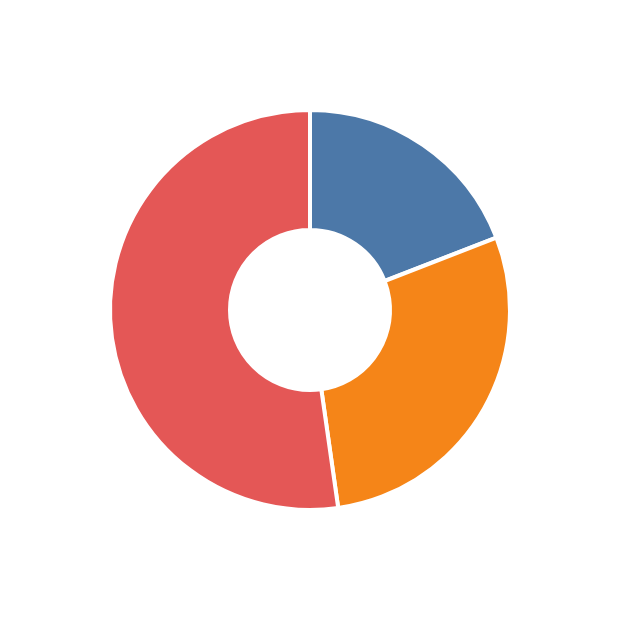

Write the Vega-Lite specification saved for this chart.
### Vega specification from a JSON file in a GitHub repository (floating-point values rounded to 4 significant figures)
{"$schema": "https://vega.github.io/schema/vega/v6.json", "width": 300, "height": 300, "padding": 5, "autosize": "none", "background": "white", "data": [{"name": "t", "values": [{"i": 0, "a0": 0, "a1": 1.2, "ir": 40, "or": 100}, {"i": 1, "a0": 1.2, "a1": 3.0, "ir": 40, "or": 100}, {"i": 2, "a0": 3.0, "a1": 6.283, "ir": 40, "or": 100}]}], "scales": [{"name": "c", "type": "ordinal", "domain": {"data": "t", "field": "i"}, "range": "category"}], "marks": [{"type": "arc", "from": {"data": "t"}, "encode": {"update": {"x": {"value": 150}, "y": {"value": 150}, "startAngle": {"field": "a0"}, "endAngle": {"field": "a1"}, "innerRadius": {"field": "ir"}, "outerRadius": {"field": "or"}, "fill": {"scale": "c", "field": "i"}, "stroke": {"value": "white"}, "strokeWidth": {"value": 2}}}}]}
